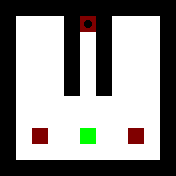

Rendered tile map (Tiled .tmx) drawn with the repository's tilesets; below, a short description and the full map source, tile grids included:
An orthogonal 11x11 tile map with 16x16 px tiles, 2 tile layers (Layer1, Layer2).

<map version="1.0" orientation="orthogonal" renderorder="right-down" width="11" height="11" tilewidth="16" tileheight="16" nextobjectid="1">
 <tileset firstgid="1" source="../Tiles.tsx" />
 <layer name="Layer1" width="11" height="11">
  <data encoding="csv">
1,1,1,1,1,1,1,1,1,1,1,
1,5,5,5,1,5,1,5,5,5,1,
1,5,5,5,1,5,1,5,5,5,1,
1,5,5,5,1,5,1,5,5,5,1,
1,5,5,5,1,5,1,5,5,5,1,
1,5,5,5,1,5,1,5,5,5,1,
1,5,5,5,5,5,5,5,5,5,1,
1,5,5,5,5,5,5,5,5,5,1,
1,5,5,5,5,5,5,5,5,5,1,
1,5,5,5,5,5,5,5,5,5,1,
1,1,1,1,1,1,1,1,1,1,1
</data>
 </layer>
 <layer name="Layer2" width="11" height="11">
  <data encoding="csv">
0,0,0,0,0,0,0,0,0,0,0,
0,0,0,0,0,7,0,0,0,0,0,
0,0,0,0,0,0,0,0,0,0,0,
0,0,0,0,0,0,0,0,0,0,0,
0,0,0,0,0,0,0,0,0,0,0,
0,0,0,0,0,0,0,0,0,0,0,
0,0,0,0,0,0,0,0,0,0,0,
0,0,0,0,0,0,0,0,0,0,0,
0,0,3,0,0,4,0,0,3,0,0,
0,0,0,0,0,0,0,0,0,0,0,
0,0,0,0,0,0,0,0,0,0,0
</data>
 </layer>
</map>
